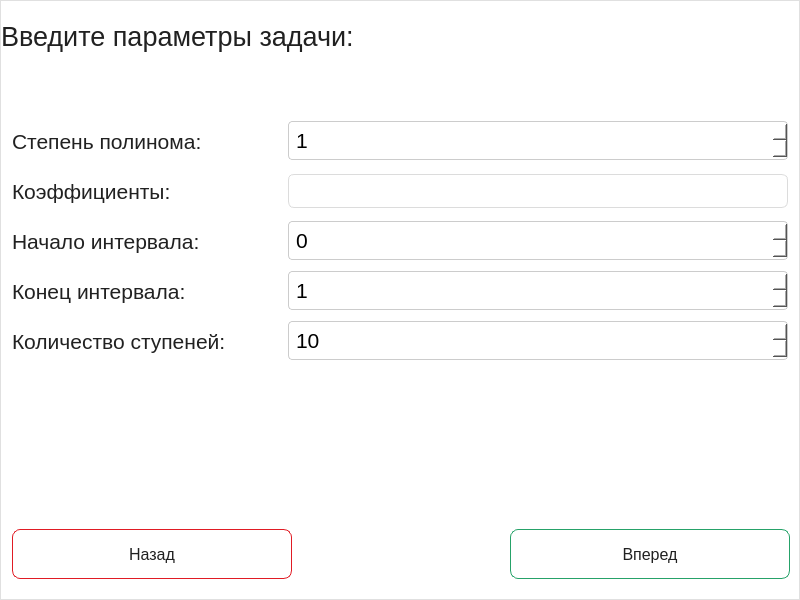
<?xml version="1.0" encoding="UTF-8"?>
<ui version="4.0">
 <class>MainWindow</class>
 <widget class="QMainWindow" name="MainWindow">
  <property name="geometry">
   <rect>
    <x>0</x>
    <y>0</y>
    <width>800</width>
    <height>600</height>
   </rect>
  </property>
  <property name="minimumSize">
   <size>
    <width>800</width>
    <height>600</height>
   </size>
  </property>
  <property name="windowTitle">
   <string>Приближение ступенчатой функцией</string>
  </property>
  <widget class="QWidget" name="centralwidget">
   <layout class="QVBoxLayout" name="verticalLayout_7">
    <property name="spacing">
     <number>0</number>
    </property>
    <property name="leftMargin">
     <number>0</number>
    </property>
    <property name="topMargin">
     <number>0</number>
    </property>
    <property name="rightMargin">
     <number>0</number>
    </property>
    <property name="bottomMargin">
     <number>0</number>
    </property>
    <item>
     <widget class="QStackedWidget" name="stackedWidget">
      <property name="currentIndex">
       <number>1</number>
      </property>
      <widget class="QWidget" name="welcomePage">
       <layout class="QHBoxLayout" name="horizontalLayout_4">
        <property name="spacing">
         <number>0</number>
        </property>
        <property name="leftMargin">
         <number>0</number>
        </property>
        <property name="topMargin">
         <number>0</number>
        </property>
        <property name="rightMargin">
         <number>0</number>
        </property>
        <property name="bottomMargin">
         <number>0</number>
        </property>
        <item>
         <widget class="QFrame" name="mainCard">
          <property name="sizePolicy">
           <sizepolicy hsizetype="Minimum" vsizetype="Minimum">
            <horstretch>0</horstretch>
            <verstretch>0</verstretch>
           </sizepolicy>
          </property>
          <property name="minimumSize">
           <size>
            <width>800</width>
            <height>0</height>
           </size>
          </property>
          <property name="styleSheet">
           <string notr="true">QFrame#mainCard {
    background-color: #FFFFFF;
    border: 1px solid #E0E0E0;
}</string>
          </property>
          <property name="frameShape">
           <enum>QFrame::Shape::StyledPanel</enum>
          </property>
          <property name="frameShadow">
           <enum>QFrame::Shadow::Raised</enum>
          </property>
          <layout class="QVBoxLayout" name="verticalLayout_5">
           <item>
            <layout class="QVBoxLayout" name="verticalLayout">
             <property name="spacing">
              <number>20</number>
             </property>
             <property name="leftMargin">
              <number>0</number>
             </property>
             <property name="topMargin">
              <number>0</number>
             </property>
             <item>
              <widget class="QLabel" name="titleLabel">
               <property name="sizePolicy">
                <sizepolicy hsizetype="Preferred" vsizetype="Maximum">
                 <horstretch>0</horstretch>
                 <verstretch>0</verstretch>
                </sizepolicy>
               </property>
               <property name="minimumSize">
                <size>
                 <width>0</width>
                 <height>0</height>
                </size>
               </property>
               <property name="font">
                <font>
                 <pointsize>18</pointsize>
                 <bold>true</bold>
                </font>
               </property>
               <property name="styleSheet">
                <string notr="true">color: #212121;
</string>
               </property>
               <property name="text">
                <string>Приближение полиномиальной функции ступенчатой функцией</string>
               </property>
               <property name="alignment">
                <set>Qt::AlignmentFlag::AlignJustify|Qt::AlignmentFlag::AlignVCenter</set>
               </property>
              </widget>
             </item>
             <item>
              <widget class="QLabel" name="descriptionLabel">
               <property name="sizePolicy">
                <sizepolicy hsizetype="Preferred" vsizetype="Maximum">
                 <horstretch>0</horstretch>
                 <verstretch>0</verstretch>
                </sizepolicy>
               </property>
               <property name="minimumSize">
                <size>
                 <width>0</width>
                 <height>0</height>
                </size>
               </property>
               <property name="font">
                <font>
                 <pointsize>15</pointsize>
                 <bold>false</bold>
                </font>
               </property>
               <property name="styleSheet">
                <string notr="true">color: #212121;
</string>
               </property>
               <property name="text">
                <string>Программа предназначена для поиска ступенчатой функции, максимально
приближающей заданный полином с помощью генетического алгоритма.</string>
               </property>
               <property name="alignment">
                <set>Qt::AlignmentFlag::AlignJustify|Qt::AlignmentFlag::AlignTop</set>
               </property>
              </widget>
             </item>
             <item>
              <widget class="QLabel" name="choiseLabel">
               <property name="sizePolicy">
                <sizepolicy hsizetype="Minimum" vsizetype="Maximum">
                 <horstretch>0</horstretch>
                 <verstretch>0</verstretch>
                </sizepolicy>
               </property>
               <property name="minimumSize">
                <size>
                 <width>0</width>
                 <height>0</height>
                </size>
               </property>
               <property name="font">
                <font>
                 <pointsize>16</pointsize>
                </font>
               </property>
               <property name="styleSheet">
                <string notr="true">color: #212121;
</string>
               </property>
               <property name="text">
                <string>Выберите одну из опций:</string>
               </property>
              </widget>
             </item>
            </layout>
           </item>
           <item>
            <widget class="QFrame" name="buttonsFrame">
             <property name="sizePolicy">
              <sizepolicy hsizetype="Fixed" vsizetype="Fixed">
               <horstretch>0</horstretch>
               <verstretch>0</verstretch>
              </sizepolicy>
             </property>
             <property name="minimumSize">
              <size>
               <width>780</width>
               <height>287</height>
              </size>
             </property>
             <property name="toolTipDuration">
              <number>0</number>
             </property>
             <property name="styleSheet">
              <string notr="true">QPushButton {
    background-color: #FFFFFF;
    border: 1px solid #E0E0E0;
    border-radius: 8px;
    color: #212121;
    font-family: &quot;Segoe UI&quot;;
    font-size: 12pt;
}
QPushButton:hover {
    background-color: #F0F8FF;
    border: 1px solid #0078D7;
    color: #0078D7;
}
QPushButton:pressed {
    background-color: #0078D7;
    color: #FFFFFF;
}</string>
             </property>
             <widget class="QWidget" name="layoutWidget">
              <property name="geometry">
               <rect>
                <x>10</x>
                <y>30</y>
                <width>751</width>
                <height>241</height>
               </rect>
              </property>
              <layout class="QGridLayout" name="gridLayout">
               <property name="horizontalSpacing">
                <number>35</number>
               </property>
               <property name="verticalSpacing">
                <number>0</number>
               </property>
               <item row="2" column="0">
                <widget class="QPushButton" name="randomButton">
                 <property name="minimumSize">
                  <size>
                   <width>280</width>
                   <height>50</height>
                  </size>
                 </property>
                 <property name="styleSheet">
                  <string notr="true"/>
                 </property>
                 <property name="text">
                  <string>Случайная генерация данных</string>
                 </property>
                </widget>
               </item>
               <item row="0" column="0">
                <widget class="QPushButton" name="startButton">
                 <property name="enabled">
                  <bool>true</bool>
                 </property>
                 <property name="minimumSize">
                  <size>
                   <width>280</width>
                   <height>50</height>
                  </size>
                 </property>
                 <property name="styleSheet">
                  <string notr="true"/>
                 </property>
                 <property name="text">
                  <string>Задать данные вручную</string>
                 </property>
                </widget>
               </item>
               <item row="0" column="1">
                <widget class="QPushButton" name="loadButton">
                 <property name="minimumSize">
                  <size>
                   <width>280</width>
                   <height>50</height>
                  </size>
                 </property>
                 <property name="styleSheet">
                  <string notr="true"/>
                 </property>
                 <property name="text">
                  <string>Загрузить данные из файла</string>
                 </property>
                </widget>
               </item>
               <item row="2" column="1">
                <widget class="QPushButton" name="aboutButton">
                 <property name="sizePolicy">
                  <sizepolicy hsizetype="Minimum" vsizetype="Fixed">
                   <horstretch>0</horstretch>
                   <verstretch>0</verstretch>
                  </sizepolicy>
                 </property>
                 <property name="minimumSize">
                  <size>
                   <width>280</width>
                   <height>50</height>
                  </size>
                 </property>
                 <property name="toolTipDuration">
                  <number>0</number>
                 </property>
                 <property name="styleSheet">
                  <string notr="true"/>
                 </property>
                 <property name="text">
                  <string>О программе</string>
                 </property>
                </widget>
               </item>
              </layout>
             </widget>
            </widget>
           </item>
          </layout>
         </widget>
        </item>
       </layout>
      </widget>
      <widget class="QWidget" name="startPage">
       <layout class="QVBoxLayout" name="verticalLayout_4">
        <property name="spacing">
         <number>0</number>
        </property>
        <property name="leftMargin">
         <number>0</number>
        </property>
        <property name="topMargin">
         <number>0</number>
        </property>
        <property name="rightMargin">
         <number>0</number>
        </property>
        <property name="bottomMargin">
         <number>0</number>
        </property>
        <item>
         <widget class="QFrame" name="inputCard">
          <property name="styleSheet">
           <string notr="true">QFrame#inputCard {
    background-color: #FFFFFF;
    border: 1px solid #E0E0E0;
}</string>
          </property>
          <property name="frameShape">
           <enum>QFrame::Shape::StyledPanel</enum>
          </property>
          <property name="frameShadow">
           <enum>QFrame::Shadow::Raised</enum>
          </property>
          <layout class="QVBoxLayout" name="verticalLayout_6">
           <property name="spacing">
            <number>0</number>
           </property>
           <property name="leftMargin">
            <number>0</number>
           </property>
           <property name="topMargin">
            <number>0</number>
           </property>
           <property name="rightMargin">
            <number>0</number>
           </property>
           <property name="bottomMargin">
            <number>0</number>
           </property>
           <item>
            <layout class="QVBoxLayout" name="verticalLayout_2">
             <property name="spacing">
              <number>0</number>
             </property>
             <item>
              <layout class="QVBoxLayout" name="verticalLayout_3" stretch="0">
               <property name="spacing">
                <number>0</number>
               </property>
               <property name="topMargin">
                <number>0</number>
               </property>
               <property name="rightMargin">
                <number>0</number>
               </property>
               <property name="bottomMargin">
                <number>0</number>
               </property>
               <item>
                <widget class="QLabel" name="descriptionParamLabel">
                 <property name="sizePolicy">
                  <sizepolicy hsizetype="Preferred" vsizetype="Maximum">
                   <horstretch>0</horstretch>
                   <verstretch>0</verstretch>
                  </sizepolicy>
                 </property>
                 <property name="minimumSize">
                  <size>
                   <width>0</width>
                   <height>70</height>
                  </size>
                 </property>
                 <property name="font">
                  <font>
                   <pointsize>20</pointsize>
                   <bold>false</bold>
                  </font>
                 </property>
                 <property name="styleSheet">
                  <string notr="true">color: #212121;
</string>
                 </property>
                 <property name="text">
                  <string>Введите параметры задачи:</string>
                 </property>
                 <property name="alignment">
                  <set>Qt::AlignmentFlag::AlignJustify|Qt::AlignmentFlag::AlignVCenter</set>
                 </property>
                 <property name="margin">
                  <number>11</number>
                 </property>
                </widget>
               </item>
              </layout>
             </item>
             <item>
              <spacer name="verticalSpacer">
               <property name="orientation">
                <enum>Qt::Orientation::Vertical</enum>
               </property>
               <property name="sizeType">
                <enum>QSizePolicy::Policy::Fixed</enum>
               </property>
               <property name="sizeHint" stdset="0">
                <size>
                 <width>20</width>
                 <height>45</height>
                </size>
               </property>
              </spacer>
             </item>
             <item>
              <layout class="QGridLayout" name="gridLayout_2">
               <property name="leftMargin">
                <number>11</number>
               </property>
               <property name="rightMargin">
                <number>11</number>
               </property>
               <property name="spacing">
                <number>0</number>
               </property>
               <item row="4" column="0">
                <widget class="QLabel" name="stepsLabel">
                 <property name="sizePolicy">
                  <sizepolicy hsizetype="Preferred" vsizetype="Maximum">
                   <horstretch>0</horstretch>
                   <verstretch>0</verstretch>
                  </sizepolicy>
                 </property>
                 <property name="minimumSize">
                  <size>
                   <width>0</width>
                   <height>50</height>
                  </size>
                 </property>
                 <property name="font">
                  <font>
                   <pointsize>16</pointsize>
                   <bold>false</bold>
                  </font>
                 </property>
                 <property name="styleSheet">
                  <string notr="true">color: #212121;
</string>
                 </property>
                 <property name="text">
                  <string>Количество ступеней:</string>
                 </property>
                 <property name="alignment">
                  <set>Qt::AlignmentFlag::AlignJustify|Qt::AlignmentFlag::AlignVCenter</set>
                 </property>
                </widget>
               </item>
               <item row="2" column="0">
                <widget class="QLabel" name="beginnigIntLabel">
                 <property name="sizePolicy">
                  <sizepolicy hsizetype="Preferred" vsizetype="Maximum">
                   <horstretch>0</horstretch>
                   <verstretch>0</verstretch>
                  </sizepolicy>
                 </property>
                 <property name="minimumSize">
                  <size>
                   <width>0</width>
                   <height>50</height>
                  </size>
                 </property>
                 <property name="font">
                  <font>
                   <pointsize>16</pointsize>
                   <bold>false</bold>
                  </font>
                 </property>
                 <property name="styleSheet">
                  <string notr="true">color: #212121;
</string>
                 </property>
                 <property name="text">
                  <string>Начало интервала:</string>
                 </property>
                 <property name="alignment">
                  <set>Qt::AlignmentFlag::AlignJustify|Qt::AlignmentFlag::AlignVCenter</set>
                 </property>
                </widget>
               </item>
               <item row="3" column="1">
                <widget class="QSpinBox" name="endIntSpinBox">
                 <property name="font">
                  <font>
                   <pointsize>16</pointsize>
                   <bold>false</bold>
                  </font>
                 </property>
                 <property name="styleSheet">
                  <string notr="true">QSpinBox, QDoubleSpinBox {
    background-color: #FFFFFF;
    border: 1px solid #CCCCCC;
    border-radius: 4px;
    color: #000000;
    padding: 5px;
}

QSpinBox:focus, QDoubleSpinBox:focus {
    border: 1px solid rgb(38, 162, 105);
}</string>
                 </property>
                 <property name="minimum">
                  <number>1</number>
                 </property>
                 <property name="maximum">
                  <number>10</number>
                 </property>
                </widget>
               </item>
               <item row="0" column="1">
                <widget class="QSpinBox" name="degSpinBox">
                 <property name="font">
                  <font>
                   <pointsize>16</pointsize>
                   <bold>false</bold>
                  </font>
                 </property>
                 <property name="styleSheet">
                  <string notr="true">QSpinBox, QDoubleSpinBox {
    background-color: #FFFFFF;
    border: 1px solid #CCCCCC;
    border-radius: 4px;
    color: #000000;
    padding: 5px;
}

QSpinBox:focus, QDoubleSpinBox:focus {
    border: 1px solid rgb(38, 162, 105);
}</string>
                 </property>
                 <property name="minimum">
                  <number>1</number>
                 </property>
                 <property name="maximum">
                  <number>8</number>
                 </property>
                </widget>
               </item>
               <item row="1" column="0">
                <widget class="QLabel" name="coefLabel">
                 <property name="sizePolicy">
                  <sizepolicy hsizetype="Preferred" vsizetype="Maximum">
                   <horstretch>0</horstretch>
                   <verstretch>0</verstretch>
                  </sizepolicy>
                 </property>
                 <property name="minimumSize">
                  <size>
                   <width>0</width>
                   <height>50</height>
                  </size>
                 </property>
                 <property name="font">
                  <font>
                   <pointsize>16</pointsize>
                   <bold>false</bold>
                  </font>
                 </property>
                 <property name="styleSheet">
                  <string notr="true">color: #212121;
</string>
                 </property>
                 <property name="text">
                  <string>Коэффициенты:</string>
                 </property>
                 <property name="alignment">
                  <set>Qt::AlignmentFlag::AlignJustify|Qt::AlignmentFlag::AlignVCenter</set>
                 </property>
                </widget>
               </item>
               <item row="0" column="0">
                <widget class="QLabel" name="degLabel_">
                 <property name="sizePolicy">
                  <sizepolicy hsizetype="Preferred" vsizetype="Maximum">
                   <horstretch>0</horstretch>
                   <verstretch>0</verstretch>
                  </sizepolicy>
                 </property>
                 <property name="minimumSize">
                  <size>
                   <width>0</width>
                   <height>50</height>
                  </size>
                 </property>
                 <property name="font">
                  <font>
                   <pointsize>16</pointsize>
                   <bold>false</bold>
                  </font>
                 </property>
                 <property name="styleSheet">
                  <string notr="true">color: #212121;
</string>
                 </property>
                 <property name="text">
                  <string>Степень полинома:</string>
                 </property>
                 <property name="alignment">
                  <set>Qt::AlignmentFlag::AlignJustify|Qt::AlignmentFlag::AlignVCenter</set>
                 </property>
                </widget>
               </item>
               <item row="4" column="1">
                <widget class="QSpinBox" name="stepsSpinBox">
                 <property name="font">
                  <font>
                   <pointsize>16</pointsize>
                   <bold>false</bold>
                  </font>
                 </property>
                 <property name="styleSheet">
                  <string notr="true">QSpinBox, QDoubleSpinBox {
    background-color: #FFFFFF;
    border: 1px solid #CCCCCC;
    border-radius: 4px;
    color: #000000;
    padding: 5px;
}

QSpinBox:focus, QDoubleSpinBox:focus {
    border: 1px solid rgb(38, 162, 105);
}</string>
                 </property>
                 <property name="minimum">
                  <number>10</number>
                 </property>
                 <property name="maximum">
                  <number>35</number>
                 </property>
                </widget>
               </item>
               <item row="2" column="1">
                <widget class="QSpinBox" name="beginnigIntSpinBox">
                 <property name="font">
                  <font>
                   <pointsize>16</pointsize>
                   <bold>false</bold>
                  </font>
                 </property>
                 <property name="styleSheet">
                  <string notr="true">QSpinBox, QDoubleSpinBox {
    background-color: #FFFFFF;
    border: 1px solid #CCCCCC;
    border-radius: 4px;
    color: #000000;
    padding: 5px;
}

QSpinBox:focus, QDoubleSpinBox:focus {
    border: 1px solid rgb(38, 162, 105);
}</string>
                 </property>
                 <property name="minimum">
                  <number>-10</number>
                 </property>
                 <property name="maximum">
                  <number>0</number>
                 </property>
                </widget>
               </item>
               <item row="1" column="1">
                <widget class="QLineEdit" name="coefLineEdit">
                 <property name="sizePolicy">
                  <sizepolicy hsizetype="Fixed" vsizetype="Fixed">
                   <horstretch>40</horstretch>
                   <verstretch>0</verstretch>
                  </sizepolicy>
                 </property>
                 <property name="minimumSize">
                  <size>
                   <width>500</width>
                   <height>26</height>
                  </size>
                 </property>
                 <property name="styleSheet">
                  <string notr="true">QLineEdit {
    background-color: #FFFFFF;    
    border: 1px solid #DCDCDC; 
    border-radius: 6px;
    color: #212121;
    padding: 6px 10px;
    font-size: 11pt;
}

QLineEdit:focus {
    border: 1px solid rgb(38, 162, 105);
}</string>
                 </property>
                 <property name="text">
                  <string/>
                 </property>
                </widget>
               </item>
               <item row="3" column="0">
                <widget class="QLabel" name="endIntLabel">
                 <property name="sizePolicy">
                  <sizepolicy hsizetype="Preferred" vsizetype="Maximum">
                   <horstretch>0</horstretch>
                   <verstretch>0</verstretch>
                  </sizepolicy>
                 </property>
                 <property name="minimumSize">
                  <size>
                   <width>0</width>
                   <height>50</height>
                  </size>
                 </property>
                 <property name="font">
                  <font>
                   <pointsize>16</pointsize>
                   <bold>false</bold>
                  </font>
                 </property>
                 <property name="styleSheet">
                  <string notr="true">color: #212121;
</string>
                 </property>
                 <property name="text">
                  <string>Конец интервала:</string>
                 </property>
                 <property name="alignment">
                  <set>Qt::AlignmentFlag::AlignJustify|Qt::AlignmentFlag::AlignVCenter</set>
                 </property>
                </widget>
               </item>
              </layout>
             </item>
             <item>
              <spacer name="verticalSpacer_2">
               <property name="orientation">
                <enum>Qt::Orientation::Vertical</enum>
               </property>
               <property name="sizeHint" stdset="0">
                <size>
                 <width>20</width>
                 <height>40</height>
                </size>
               </property>
              </spacer>
             </item>
             <item>
              <layout class="QHBoxLayout" name="horizontalLayout_2">
               <property name="spacing">
                <number>230</number>
               </property>
               <property name="leftMargin">
                <number>11</number>
               </property>
               <property name="rightMargin">
                <number>22</number>
               </property>
               <property name="bottomMargin">
                <number>20</number>
               </property>
               <item>
                <widget class="QPushButton" name="backButton_1">
                 <property name="enabled">
                  <bool>true</bool>
                 </property>
                 <property name="sizePolicy">
                  <sizepolicy hsizetype="Minimum" vsizetype="Fixed">
                   <horstretch>0</horstretch>
                   <verstretch>0</verstretch>
                  </sizepolicy>
                 </property>
                 <property name="minimumSize">
                  <size>
                   <width>280</width>
                   <height>50</height>
                  </size>
                 </property>
                 <property name="styleSheet">
                  <string notr="true">QPushButton {
    background-color: #FFFFFF;
    border: 1px solid rgb(224, 27, 36);
    border-radius: 8px;
    color: #212121;
    font-family: &quot;Segoe UI&quot;;
    font-size: 12pt;
}
QPushButton:hover {
    background-color: rgb(255, 176, 176);
    border: 1px solid rgb(224, 27, 36);
    color: rgb(224, 27, 36);
}
QPushButton:pressed {
    background-color: rgb(224, 27, 36);
    color: #FFFFFF;
}</string>
                 </property>
                 <property name="text">
                  <string>Назад</string>
                 </property>
                </widget>
               </item>
               <item>
                <widget class="QPushButton" name="nextButton_1">
                 <property name="sizePolicy">
                  <sizepolicy hsizetype="Minimum" vsizetype="Fixed">
                   <horstretch>0</horstretch>
                   <verstretch>0</verstretch>
                  </sizepolicy>
                 </property>
                 <property name="minimumSize">
                  <size>
                   <width>280</width>
                   <height>50</height>
                  </size>
                 </property>
                 <property name="styleSheet">
                  <string notr="true">QPushButton {
    background-color: #FFFFFF;
    border: 1px solid rgb(38, 162, 105);
    border-radius: 8px;
    color: #212121;
    font-family: &quot;Segoe UI&quot;;
    font-size: 12pt;
}
QPushButton:hover {
    background-color:rgb(206, 255, 232);
    border: 1px solid rgb(38, 162, 105);
    color: rgb(38, 162, 105);
}
QPushButton:pressed {
    background-color: rgb(38, 162, 105);
    color: #FFFFFF;
}</string>
                 </property>
                 <property name="text">
                  <string>Вперед</string>
                 </property>
                </widget>
               </item>
              </layout>
             </item>
            </layout>
           </item>
          </layout>
         </widget>
        </item>
       </layout>
      </widget>
      <widget class="QWidget" name="aboutPage"/>
      <widget class="QWidget" name="algoritmPage"/>
     </widget>
    </item>
   </layout>
  </widget>
 </widget>
 <resources/>
 <connections/>
</ui>
